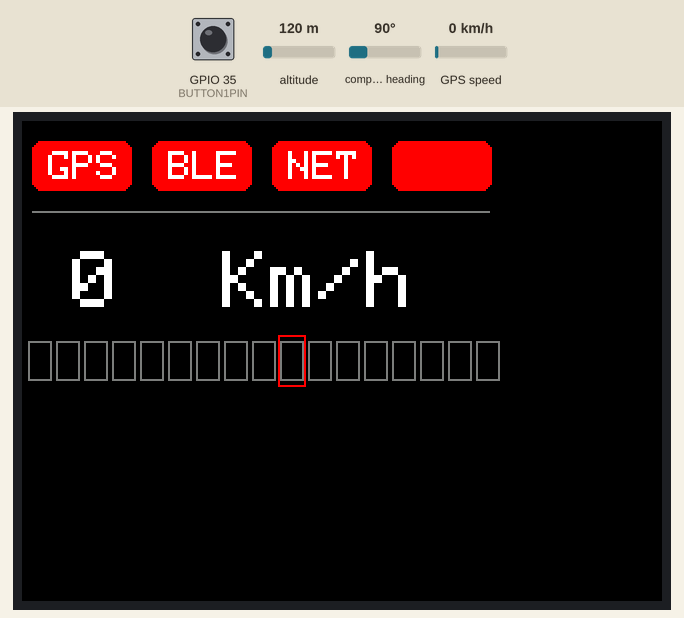
Recording of a sketch running on a simulated ESP32. On the bench: 320×240 colour display. Inputs (shaded band) come from the test bench; at power-on: GPS speed 0 km/h, GPIO 35 (BUTTON1PIN) HIGH, altitude 120 m, compass heading 90°. The GPS gets a fix after 3 s at 37.7749, -122.4194 with 8 satellites; what the sketch prints to the serial monitor is not drawn.

Above: at 1.4 s.
1.5 s: GPS speed set to 2 km/h
At 4.4 s:
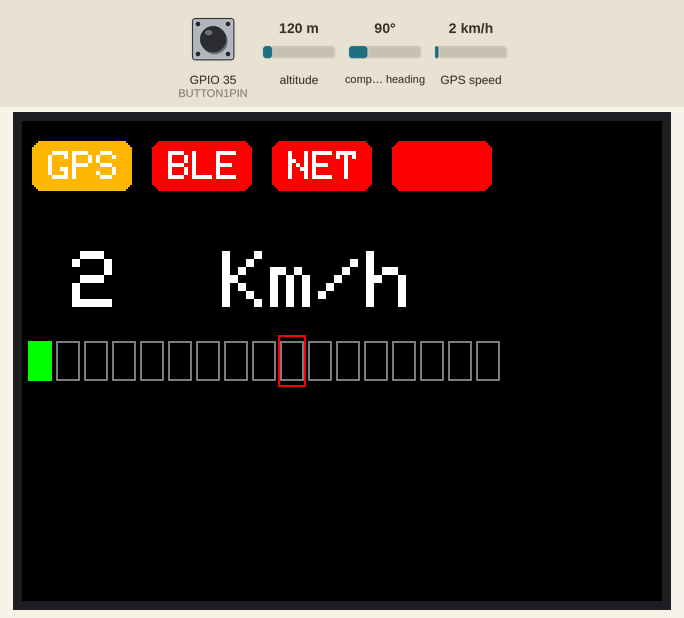
4.7 s: GPIO 35 (BUTTON1PIN) pulled LOW for 0.15 s
At 5.6 s:
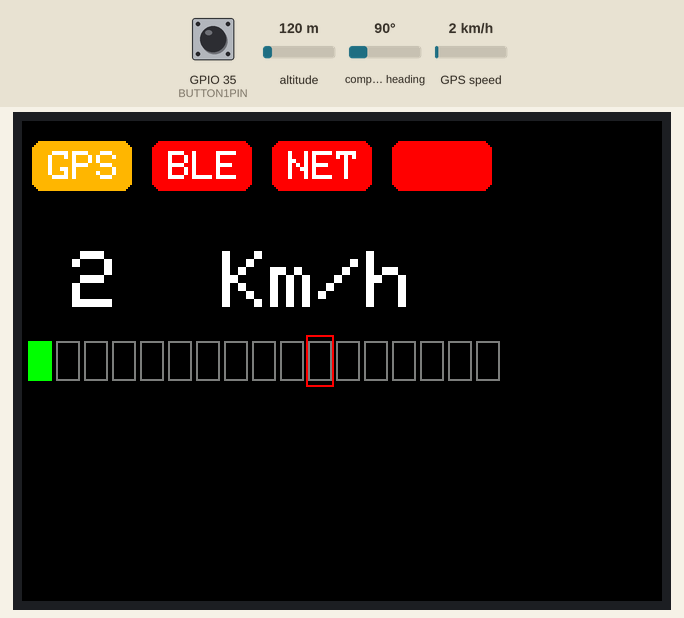
6.3 s: GPS speed set to 108 km/h
At 8.4 s:
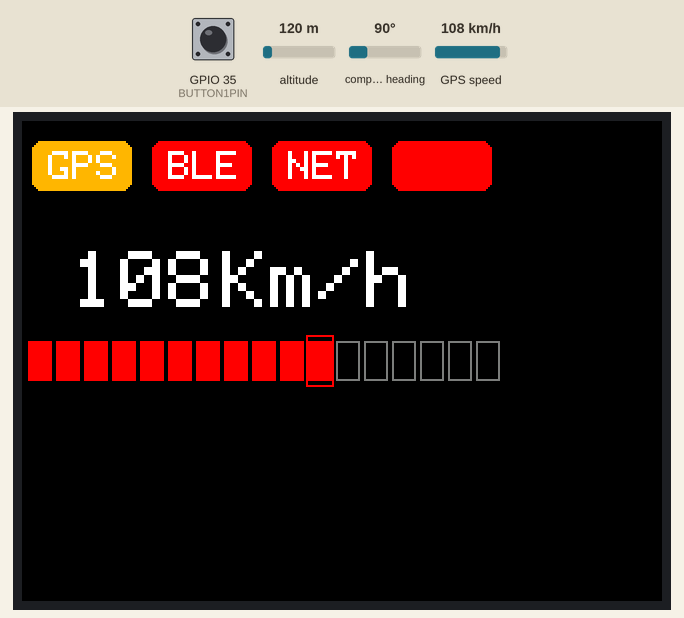
8.7 s: GPS speed set to 113 km/h
At 10.3 s:
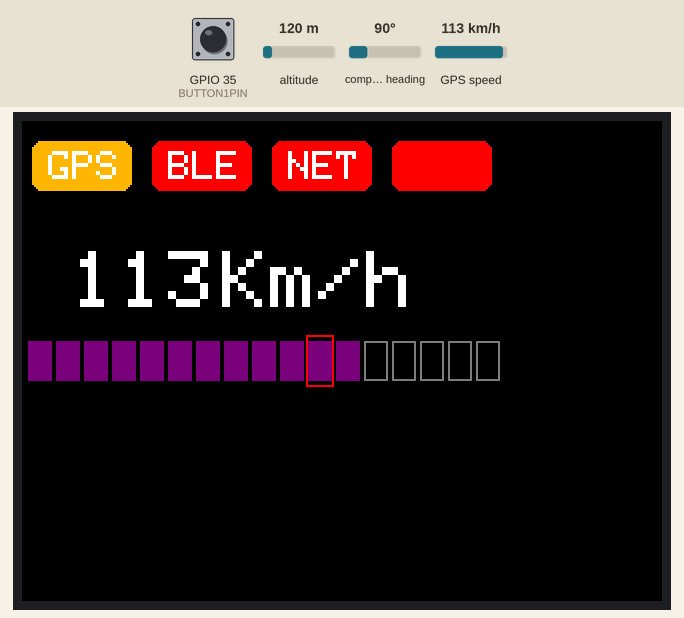
10.8 s: GPIO 35 (BUTTON1PIN) pulled LOW for 1 s
At 11.4 s:
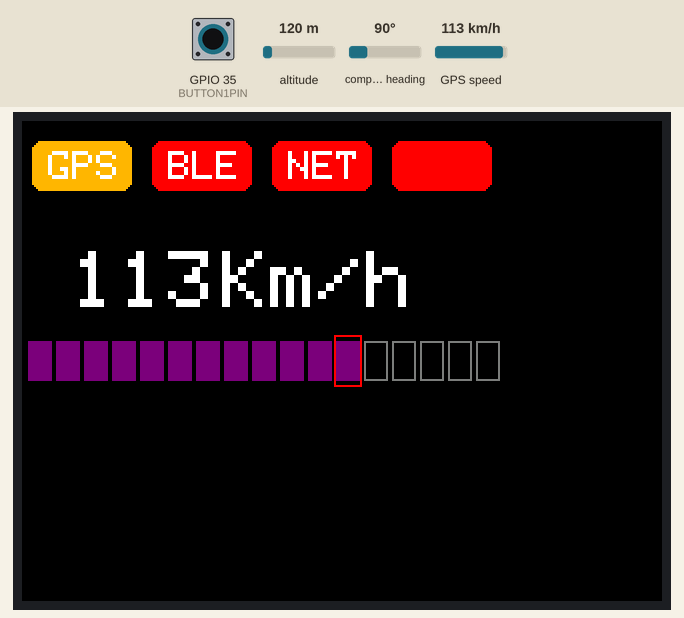
Timing chart, 0 to 13.8 s (numbered marks = the images above; inputs shaded):
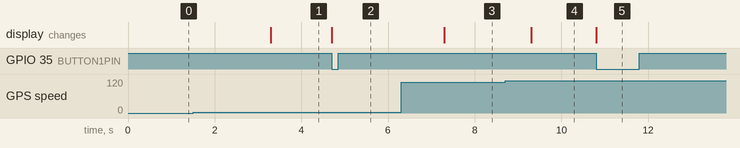

The sketch:

SpeedometerZ.ino
```cpp
/*
 Test the tft.print() viz embedded tft.write() function

 This sketch used font 2, 4, 7

 Make sure all the display driver and pin connections are correct by
 editing the User_Setup.h file in the TFT_eSPI library folder.

 Note that yield() or delay(0) must be called in long duration for/while
 loops to stop the ESP8266 watchdog triggering.

 #########################################################################
 ###### DON'T FORGET TO UPDATE THE User_Setup.h FILE IN THE LIBRARY ######
 #########################################################################
 */

#include <TFT_eSPI.h>  // Graphics and font library for ST7735 driver chip
#include <SPI.h>
#include <time.h>
#include <TinyGPSPlus.h>
#include <SoftwareSerial.h>

TFT_eSPI tft = TFT_eSPI();  // Invoke library, pins defined in User_Setup.h

#define TFT_GREY 0x0333  // New colour

// Custom screen objects starts here
#define MARGIN_X 5
#define MARGIN_Y 10

#define TOTAL_BOXES 4

#define BOX_H 25
#define BOX_W 50
#define BOX_RADIUS 5

#define TOTAL_SPEED_BOXES 17
#define SPEED_BAR_MARGIN_X 3
#define SPEED_BAR_MARGIN_Y 110
#define SPEED_BAR_W 12
#define SPEED_BAR_H 20

#define SPEED_STEP 5  // speed step in km/h
#define WAIT_TIME 1   // time to wait between speed changes in seconds

#define BUTTON1PIN 35
#define BUTTON2PIN 0

#define DEFAULT_SPEED_LIMIT 10

static const int RXPin = 25, TXPin = 26;
static const uint32_t GPSBaud = 9600;

// The TinyGPSPlus object
TinyGPSPlus gps;

// The serial connection to the GPS device
SoftwareSerial ss(RXPin, TXPin);

int speed = 0;
int prev_speed = 0;
int speed_limit = 10;

struct Infobox {
  int32_t x;
  int32_t y;
  int32_t w;
  int32_t h;
  int32_t radius;
  uint32_t color;
  int32_t type;
  int32_t bg_color;
};

struct Infobox *info_boxes[TOTAL_BOXES] = { NULL };
struct Infobox *speed_boxes[TOTAL_SPEED_BOXES] = { NULL };
char *info_box_types[3] = { "GPS", "BLE", "NET" };
int prev_speed_limit = 10;

void IRAM_ATTR toggleButton1() {
  if (speed_limit < 16) {
    prev_speed_limit = speed_limit;
    speed_limit++;
    clear_speed_limit_border();
    set_speed_limit_border();
  }
}

void IRAM_ATTR toggleButton2() {
  if (speed_limit > 1) {
    prev_speed_limit = speed_limit;

    speed_limit--;
    clear_speed_limit_border();
    set_speed_limit_border();
  }
}

void set_speed_limit_border() {
  struct Infobox *curr_rect = speed_boxes[speed_limit];
  tft.drawRect(curr_rect->x - 15, curr_rect->y - 3, curr_rect->w + 2, curr_rect->h + 6, TFT_RED);
}

void clear_speed_limit_border() {
  struct Infobox *curr_rect = speed_boxes[prev_speed_limit];
  tft.drawRect(curr_rect->x - 15, curr_rect->y - 3, curr_rect->w + 2, curr_rect->h + 6, TFT_BLACK);
}

int calculate_info_box_position() {
  int offset = 10;
  if (info_boxes[0] == NULL) {
    return MARGIN_X + offset;
  }

  int enabled_boxes = 0;
  for (int i = 0; i < TOTAL_BOXES; i++) {
    if (info_boxes[i] != NULL) {
      info_boxes[i]->x = MARGIN_X + (BOX_W + offset) * enabled_boxes;
      enabled_boxes++;
    }
  }

  int x = MARGIN_X + (BOX_W + offset) * enabled_boxes;

  return x;
}

int calculate_speed_box_position() {
  int offset = 2;
  if (speed_boxes[0] == NULL) {
    return SPEED_BAR_MARGIN_X + offset;
  }

  int enabled_boxes = 0;
  for (int i = 0; i < TOTAL_SPEED_BOXES; i++) {
    if (speed_boxes[i] != NULL) {
      speed_boxes[i]->x = SPEED_BAR_MARGIN_X + (SPEED_BAR_W + offset) * enabled_boxes;
      enabled_boxes++;
    }
  }

  int x = SPEED_BAR_MARGIN_X + (SPEED_BAR_W + offset) * enabled_boxes;

  return x;
}

int get_color(char *types) {
  if (types == "gps") {
    return TFT_ORANGE;
  }

  else if (types == "ble") {
    return TFT_BLUE;
  }

  else if (types == "net") {
    return TFT_GREEN;
  }

  return TFT_DARKGREY;
}


int get_speed_color(int speed) {
  if (speed < 70) {
    return TFT_GREEN;
  }

  if (speed > 69 && speed < 90) {
    return TFT_ORANGE;
  }

  else if (speed > 90 && speed < 110) {
    return TFT_RED;
  }

  else if (speed > 110) {
    return TFT_PURPLE;
  }

  return TFT_DARKGREY;
}

void create_info_boxes(void) {
  int count = 0;
  for (int i = 0; i < TOTAL_BOXES; i++) {
    int32_t y = calculate_info_box_position();
    struct Infobox box = {
      calculate_info_box_position(),
      MARGIN_Y,
      BOX_W,
      BOX_H,
      BOX_RADIUS,
      TFT_DARKGREY,
      0,
      TFT_RED
    };
    info_boxes[i] = new Infobox(box);
  }
}


void create_speed_boxes(void) {
  int count = 0;
  for (int i = 0; i < TOTAL_SPEED_BOXES; i++) {
    struct Infobox box = {
      calculate_speed_box_position(),
      SPEED_BAR_MARGIN_Y,
      SPEED_BAR_W,
      SPEED_BAR_H,
      BOX_RADIUS,
      TFT_DARKGREY,
      0,
      TFT_DARKGREY
    };
    speed_boxes[i] = new Infobox(box);
  }
}

void draw_info_boxes(void) {
  for (int i = 0; i < TOTAL_BOXES; i++) {
    if (info_boxes[i] == NULL) {
      continue;
    }
    struct Infobox *curr_rect = info_boxes[i];
    Serial.println(curr_rect->bg_color);
    tft.fillSmoothRoundRect(curr_rect->x, curr_rect->y, curr_rect->w, curr_rect->h, curr_rect->radius, curr_rect->bg_color);
    tft.setCursor(curr_rect->x + 8, curr_rect->y + 5);

    if (i < 3) {
      tft.setTextSize(2);
      tft.setTextColor(TFT_WHITE);
      tft.println(info_box_types[i]);
    }
  }
}

void clear_speed_boxes(void) {


  tft.fillRect(SPEED_BAR_MARGIN_X, SPEED_BAR_MARGIN_Y, 230, 40, TFT_BLACK);
}

void clear_info_boxes(void) {

  tft.fillRect(MARGIN_X, MARGIN_Y, 230, 40, TFT_BLACK);
}

void draw_speed_boxes(void) {
  for (int i = 0; i < TOTAL_SPEED_BOXES; i++) {
    if (speed_boxes[i] == NULL) {
      continue;
    }
    struct Infobox *curr_rect = speed_boxes[i];
    tft.drawRect(curr_rect->x, curr_rect->y, curr_rect->w, curr_rect->h, curr_rect->bg_color);
    tft.setCursor(curr_rect->x + 5, curr_rect->y + 5);
  }
}


void draw_speed_boxes_filled(int speed) {
  for (int i = 0; i < TOTAL_SPEED_BOXES; i++) {
    int lower_bound = i * 10 + 1;
    int upper_bound = (i + 1) * 10;

    if (prev_speed >= lower_bound && prev_speed < upper_bound + 1) {
      struct Infobox *curr_rect = speed_boxes[i];
      tft.fillRect(curr_rect->x, curr_rect->y, curr_rect->w, curr_rect->h, TFT_BLACK);
      tft.drawRect(curr_rect->x, curr_rect->y, curr_rect->w, curr_rect->h, curr_rect->bg_color);
    }

    if (speed >= lower_bound && speed < upper_bound + 1) {
      for (int j = 0; j <= i; j++) {
        if (i > speed_limit) {
          struct Infobox *curr_rect = speed_boxes[j];
          tft.fillRect(curr_rect->x, curr_rect->y, curr_rect->w, curr_rect->h, TFT_BLACK);
          tft.fillRect(curr_rect->x, curr_rect->y, curr_rect->w, curr_rect->h, TFT_RED);
        } else {
          struct Infobox *curr_rect = speed_boxes[j];
          tft.fillRect(curr_rect->x, curr_rect->y, curr_rect->w, curr_rect->h, TFT_BLACK);
          tft.fillRect(curr_rect->x, curr_rect->y, curr_rect->w, curr_rect->h, get_speed_color(speed));
        }
      }
    }
  }
}


void update_speed_label(int speed2) {
  speed = speed2;

  tft.fillRect(25, 65, 230, 30, TFT_BLACK);
  tft.setCursor(25, 65);
  tft.setTextSize(4);
  tft.setTextColor(TFT_WHITE);
  tft.setTextPadding(100);
  tft.setCursor(100, 65);
  tft.print("Km/h");
  tft.setCursor(25, 65);
  tft.printf("%i", speed);

  draw_speed_boxes();
  draw_speed_boxes_filled(speed);
}

void toggle_gps_status(int gps_status) {
  struct Infobox *box = info_boxes[0];

  if (gps_status == 0 && box->bg_color != TFT_RED) {
    clear_info_boxes();

    box->bg_color = TFT_RED;
    Serial.printf("should be disabled %i", gps_status);
    info_boxes[0] = box;
    draw_info_boxes();
    return;

  } else if (gps_status == 1 && box->bg_color != TFT_ORANGE) {
    clear_info_boxes();

    box->bg_color = TFT_ORANGE;
    Serial.printf("should be enabled %i", gps_status);
    info_boxes[0] = box;
    draw_info_boxes();
    return;

  } else {
    return;
  }
}

void setup(void) {
  Serial.begin(115200);

  ss.begin(GPSBaud);

  tft.init();
  tft.setRotation(1);
  tft.setCursor(0, 0);
  tft.fillScreen(TFT_BLACK);

  create_info_boxes();
  draw_info_boxes();

  create_speed_boxes();
  draw_speed_boxes();

  tft.drawLine(5, 45, 233, 45, TFT_DARKGREY);

  pinMode(BUTTON1PIN, INPUT);
  pinMode(BUTTON2PIN, INPUT);
  attachInterrupt(BUTTON1PIN, toggleButton1, FALLING);
  attachInterrupt(BUTTON2PIN, toggleButton2, FALLING);

  update_speed_label(speed);
  toggle_gps_status(0);

  clear_speed_limit_border();
  set_speed_limit_border();
}

void loop() {
  // This sketch displays information every time a new sentence is correctly encoded.
  while (ss.available() > 0) {
    if (gps.encode(ss.read())) {
      if (gps.speed.isValid()) {
        speed = gps.speed.kmph();
        update_speed_label(speed);
        prev_speed = speed;
        toggle_gps_status(1);
      }
    }
  }

  if (millis() > 5000 && gps.charsProcessed() < 10) {
    // toggle_gps_status(0);
    Serial.println(F("No GPS detected: check wiring."));
    toggle_gps_status(0);
  }
}
```

Measured:
- the behaviour switches between 110 and 111 km/h on GPS speed (found by bisection; images 3 and 4)
- after the input at 1.5 s, the display: changes after 1.8 s (image 1)
- after the input at 4.7 s, the display: changes at once (image 2)
- after the input at 6.3 s, the display: changes after 1.0 s (image 3)
- after the input at 8.7 s, the display: changes after 0.60 s (image 4)
- after the input at 10.8 s, the display: changes at once (image 5)
